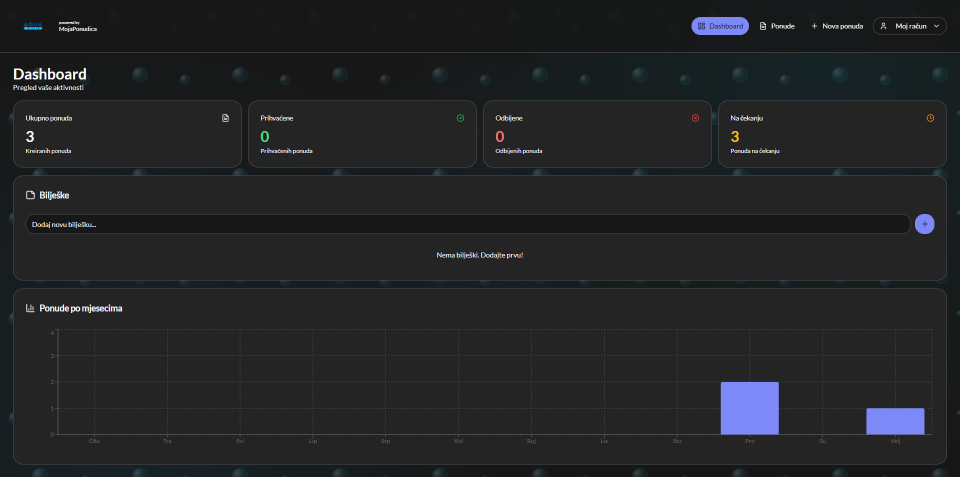
#> input picture NMSloux/assets/images/moja-ponudica/dashboard.png, 1920 x 953 px (shown at 1/2 size)
$ python blur-and-collage.py
#> lines starting #> are read from the running program, lines starting #| are printed output that depends on the picture
#!/usr/bin/env python3
"""
Moja Ponudica portfolio collage: blur sensitive data and composite into one image.
Expects 5 PNGs in SOURCE_DIR: dashboard.png, lista-ponuda.png, profil.png, nova-ponuda.png, login.png.
Output: OUT_COLLAGE (single PNG).
Blur regions are defined as (left_pct, top_pct, width_pct, height_pct) of image dimensions.
"""
from pathlib import Path
from PIL import Image, ImageFilter

# Paths (relative to project root)
PROJECT_ROOT = Path(__file__).resolve().parent.parent
SOURCE_DIR = PROJECT_ROOT / "NMSloux" / "assets" / "images" / "moja-ponudica"
OUT_COLLAGE = PROJECT_ROOT / "NMSloux" / "assets" / "images" / "moja-ponudica-portfolio-collage.png"

# Order and filenames for collage (actual files in folder)
IMAGE_ORDER = ["dashboard.png", "lista ponuda.png", "nova ponuda.png", "postavke.png", "login.png"]

# Blur regions per image: list of (left_pct, top_pct, width_pct, height_pct). 0-100.
# dashboard: no sensitive data
# lista ponuda: table body (client names, dates, amounts)
# postavke: company profile fields (address, OIB, IBAN, phone, email)
# nova ponuda: company info bar at top of form
# login: none
BLUR_REGIONS = {
    "dashboard.png": [],
    "lista ponuda.png": [
        (15, 38, 70, 45),   # table body: client, date, status, amount columns
    ],
    "nova ponuda.png": [
        (5, 18, 90, 8),     # company info bar (Tvrtka, OIB, Adresa, IBAN)
    ],
    "postavke.png": [
        (5, 28, 42, 38),    # left column: naziv, adresa, IBAN, telefon
        (52, 28, 43, 38),   # right column: OIB, email, logo area
    ],
    "login.png": [],
}

BLUR_RADIUS = 20
COLLAGE_ROW_HEIGHT = 380
COLLAGE_PADDING = 12
COLLAGE_BG = (18, 18, 24)


def px(img, left_pct, top_pct, width_pct, height_pct):
    w, h = img.size
    return (
        int(w * left_pct / 100),
        int(h * top_pct / 100),
        int(w * (left_pct + width_pct) / 100),
        int(h * (top_pct + height_pct) / 100),
    )


def blur_region(im, box):
    x1, y1, x2, y2 = box
    if x2 <= x1 or y2 <= y1:
        return
    crop = im.crop(box)
    blurred = crop.filter(ImageFilter.GaussianBlur(radius=BLUR_RADIUS))
    im.paste(blurred, box)


def process_image(path: Path, regions: list) -> Image.Image:
    im = path.open("rb")
    img = Image.open(im).convert("RGB")
    im.close()
    for left_pct, top_pct, width_pct, height_pct in regions:
        box = px(img, left_pct, top_pct, width_pct, height_pct)
        blur_region(img, box)
#> pass 2 of the loop in main, `for name in IMAGE_ORDER:`:
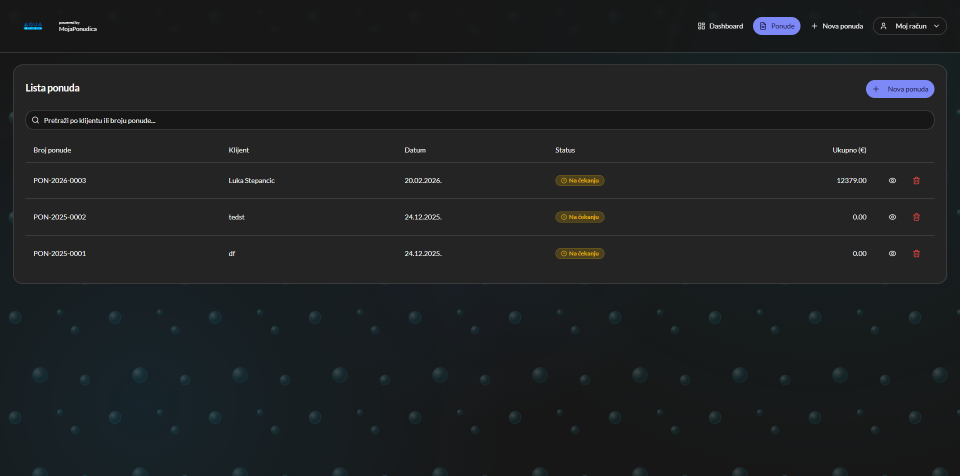
#> input picture NMSloux/assets/images/moja-ponudica/lista ponuda.png, 1920 x 951 px (shown at 1/2 size)
#> the loop in process_image (call 2), `for left_pct, top_pct, width_pct, height_pct in regions:` made 1 pass
#> (x1 in blur_region, y1 in blur_region, x2 in blur_region, y2 in blur_region) on pass 1: (288, 361, 1632, 789)
#> pass 1, in blur_region, `crop = im.crop(box)`:
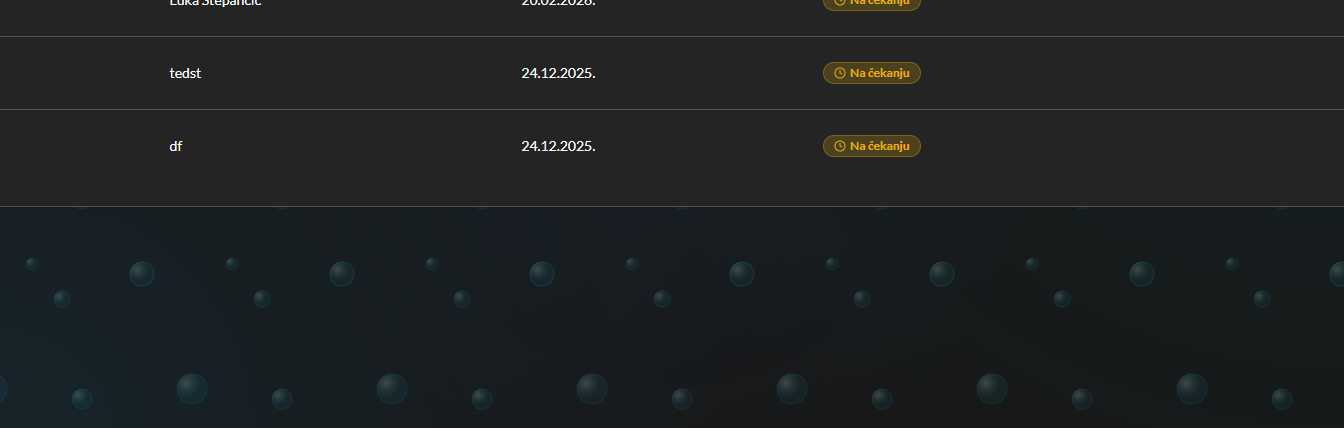
#> crop: PIL image 1344x428 RGB; mean R, G, B 30.6, 33.5, 34.5
#> pass 1, in blur_region, `blurred = crop.filter(ImageFilter.GaussianBlur(radius=BLUR_RADIUS))`:
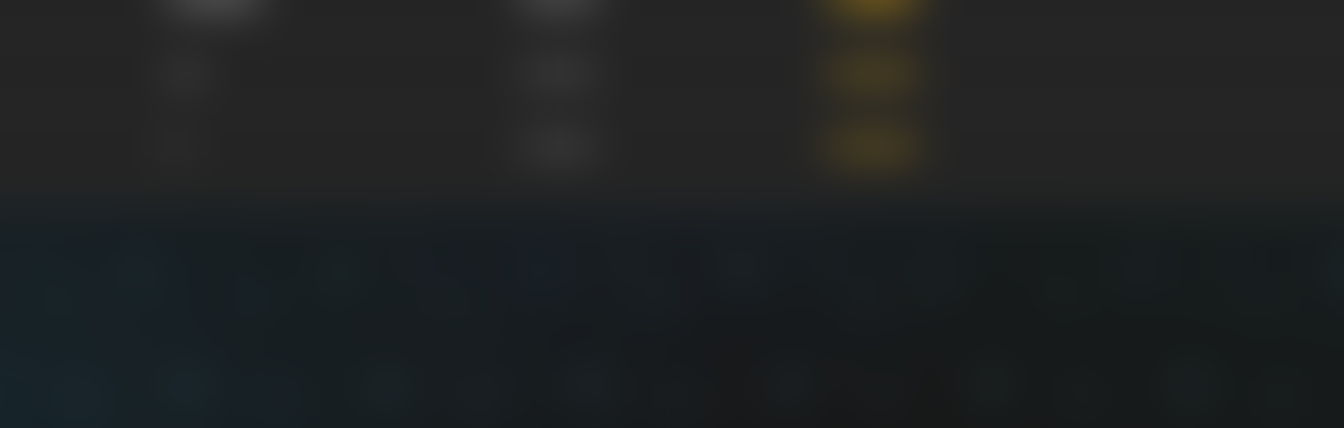
#> blurred: PIL image 1344x428 RGB; mean R, G, B 30.7, 33.6, 34.5
#> pass 3 of the loop in main, `for name in IMAGE_ORDER:`:
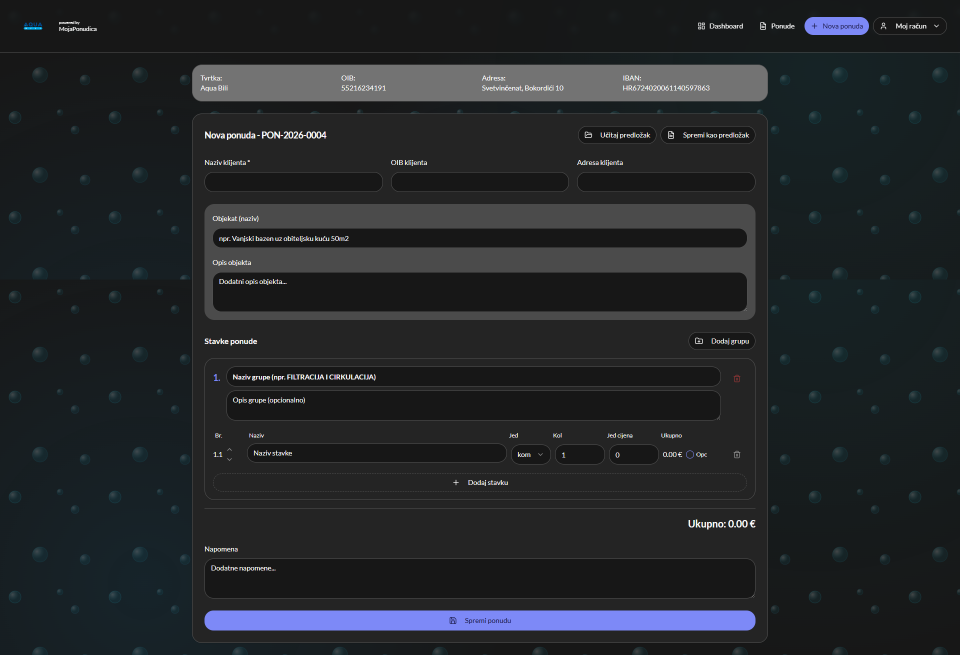
#> input picture NMSloux/assets/images/moja-ponudica/nova ponuda.png, 1920 x 1310 px (shown at 1/2 size)
#> the loop in process_image (call 3), `for left_pct, top_pct, width_pct, height_pct in regions:` made 1 pass
#> (x1 in blur_region, y1 in blur_region, x2 in blur_region, y2 in blur_region) on pass 1: (96, 235, 1824, 340)
#> pass 1, in blur_region (call 2), `crop = im.crop(box)`:
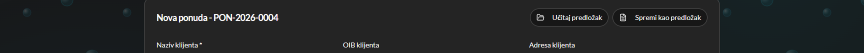
#> crop: PIL image 1728x105 RGB (shown at 1/2 size); mean R, G, B 35, 37.5, 38.1
#> pass 1, in blur_region (call 2), `blurred = crop.filter(ImageFilter.GaussianBlur(radius=BLUR_RADIUS))`:
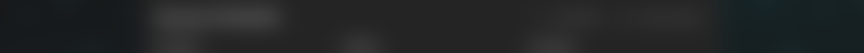
#> blurred: PIL image 1728x105 RGB (shown at 1/2 size); mean R, G, B 34.8, 37.3, 37.9
#> the loop made 5 passes; the first 3 are shown
    return img


def build_collage(images: list[Image.Image]) -> Image.Image:
    # Layout: row1 = 3 images, row2 = 2 images (centered)
    n = len(images)
    row1_count = 3
    row2_count = 2
    assert n == 5
    # Scale to same height
    scaled = []
    for img in images:
        r = COLLAGE_ROW_HEIGHT / img.height
        new_w = int(img.width * r)
        scaled.append(img.resize((new_w, COLLAGE_ROW_HEIGHT), Image.Resampling.LANCZOS))
    # Row widths
    w1 = sum(s.width for s in scaled[:3]) + COLLAGE_PADDING * 2
    w2 = sum(s.width for s in scaled[3:5]) + COLLAGE_PADDING * 2
    total_w = max(w1, w2)
    total_h = COLLAGE_ROW_HEIGHT * 2 + COLLAGE_PADDING * 3
    out = Image.new("RGB", (total_w, total_h), COLLAGE_BG)
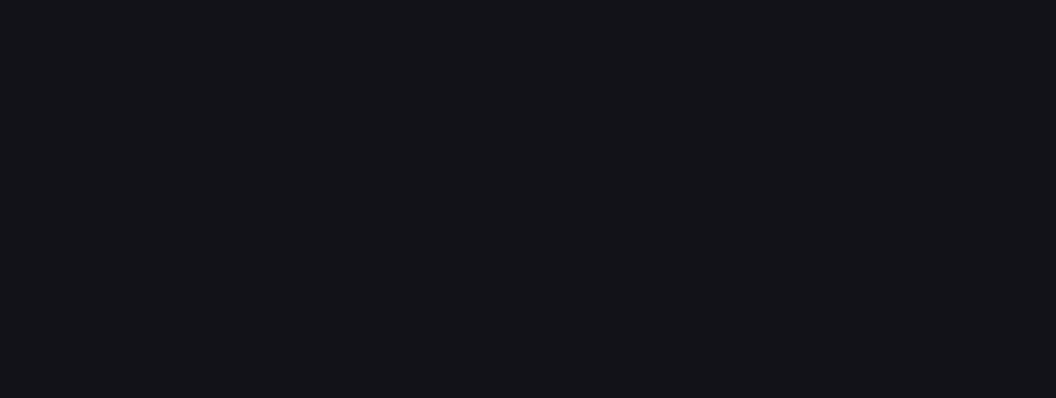
#> out: PIL image 2112x796 RGB (shown at 1/2 size); mean R, G, B 18, 18, 24
    # Row 1
    x = COLLAGE_PADDING
    for i in range(3):
        out.paste(scaled[i], (x, COLLAGE_PADDING))
        x += scaled[i].width + COLLAGE_PADDING
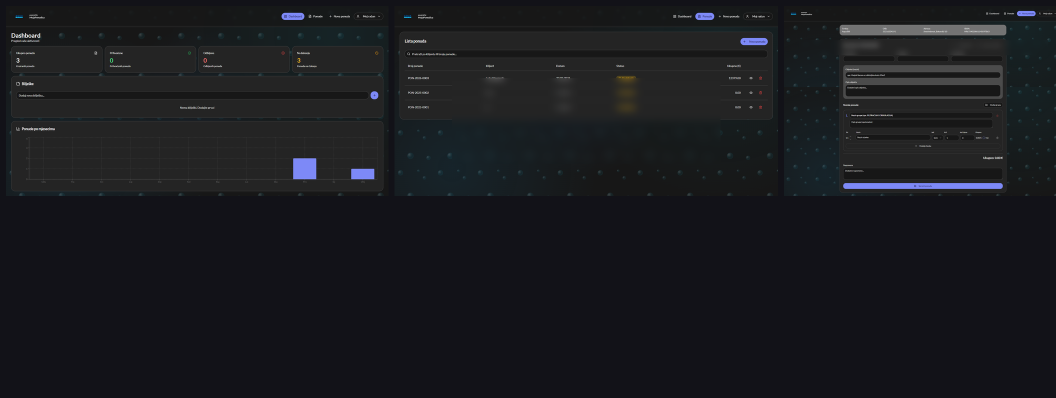
#> out: PIL image 2112x796 RGB (shown at 1/2 size); mean R, G, B 25.2, 26.3, 30.3
    # Row 2 (center the two images)
    row2_w = scaled[3].width + COLLAGE_PADDING + scaled[4].width
#> row2_w = 1546
    x = (total_w - row2_w) // 2 + COLLAGE_PADDING
    y = COLLAGE_ROW_HEIGHT + COLLAGE_PADDING * 2
    out.paste(scaled[3], (x, y))
    x += scaled[3].width + COLLAGE_PADDING
    out.paste(scaled[4], (x, y))
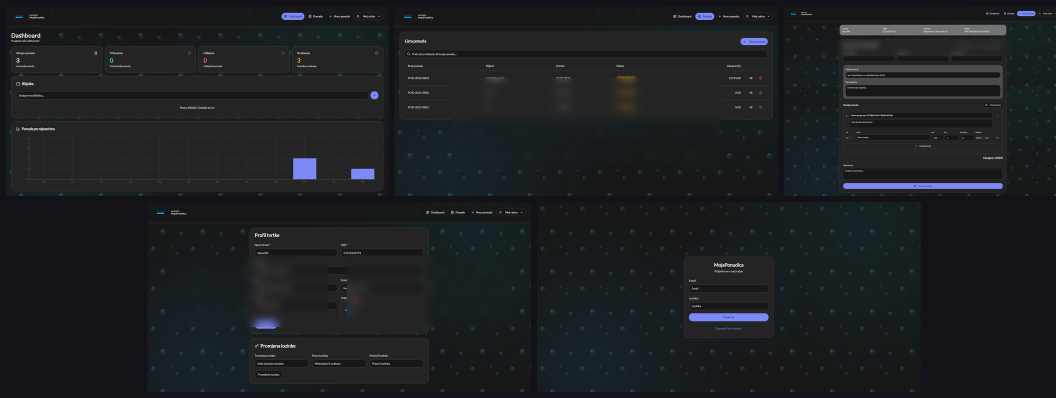
#> out: PIL image 2112x796 RGB (shown at 1/2 size); mean R, G, B 28.3, 30.9, 33.7
    return out


def main():
    source = SOURCE_DIR
    if not source.is_dir():
        raise SystemExit(f"Source directory not found: {source}")
    missing = [f for f in IMAGE_ORDER if not (source / f).is_file()]
    if missing:
        raise SystemExit(f"Missing images in {source}: {missing}")

    processed = []
    for name in IMAGE_ORDER:
        path = source / name
        regions = BLUR_REGIONS.get(name, [])
        processed.append(process_image(path, regions))

    collage = build_collage(processed)
    OUT_COLLAGE.parent.mkdir(parents=True, exist_ok=True)
    collage.save(OUT_COLLAGE, "PNG", optimize=True)
    print(f"Saved: {OUT_COLLAGE}")


if __name__ == "__main__":
    main()
